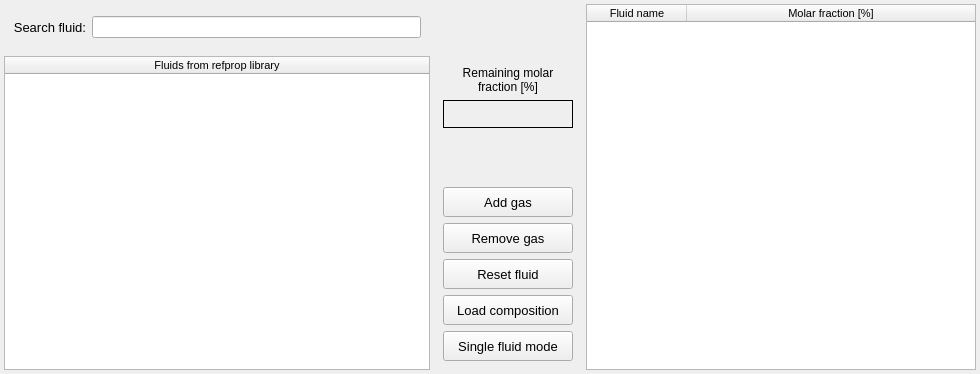
        <widget class="QWidget" name="scrollAreaWidgetContents">
         <property name="geometry">
          <rect>
           <x>0</x>
           <y>0</y>
           <width>980</width>
           <height>374</height>
          </rect>
         </property>
         <layout class="QGridLayout" name="gridLayout_2">
          <property name="leftMargin">
           <number>4</number>
          </property>
          <property name="topMargin">
           <number>4</number>
          </property>
          <property name="rightMargin">
           <number>4</number>
          </property>
          <property name="bottomMargin">
           <number>4</number>
          </property>
          <property name="spacing">
           <number>4</number>
          </property>
          <item row="0" column="2">
           <widget class="QTableWidget" name="tableWidget_new_fluid">
            <property name="minimumSize">
             <size>
              <width>390</width>
              <height>0</height>
             </size>
            </property>
            <property name="maximumSize">
             <size>
              <width>390</width>
              <height>16777215</height>
             </size>
            </property>
            <property name="font">
             <font>
              <family>MS Shell Dlg 2</family>
              <pointsize>8</pointsize>
             </font>
            </property>
            <property name="sizeAdjustPolicy">
             <enum>QAbstractScrollArea::SizeAdjustPolicy::AdjustToContents</enum>
            </property>
            <property name="editTriggers">
             <set>QAbstractItemView::EditTrigger::DoubleClicked|QAbstractItemView::EditTrigger::EditKeyPressed</set>
            </property>
            <property name="dragDropOverwriteMode">
             <bool>false</bool>
            </property>
            <property name="dragDropMode">
             <enum>QAbstractItemView::DragDropMode::DropOnly</enum>
            </property>
            <property name="alternatingRowColors">
             <bool>false</bool>
            </property>
            <property name="selectionBehavior">
             <enum>QAbstractItemView::SelectionBehavior::SelectItems</enum>
            </property>
            <property name="sortingEnabled">
             <bool>true</bool>
            </property>
            <attribute name="horizontalHeaderStretchLastSection">
             <bool>true</bool>
            </attribute>
            <column>
             <property name="text">
              <string>Fluid name</string>
             </property>
            </column>
            <column>
             <property name="text">
              <string>Molar fraction [%]</string>
             </property>
            </column>
           </widget>
          </item>
          <item row="0" column="1">
           <widget class="QFrame" name="frame_middle">
            <property name="minimumSize">
             <size>
              <width>140</width>
              <height>0</height>
             </size>
            </property>
            <property name="maximumSize">
             <size>
              <width>160</width>
              <height>16777215</height>
             </size>
            </property>
            <property name="frameShape">
             <enum>QFrame::Shape::NoFrame</enum>
            </property>
            <property name="frameShadow">
             <enum>QFrame::Shadow::Raised</enum>
            </property>
            <layout class="QGridLayout" name="gridLayout_18">
             <item row="3" column="0">
              <widget class="QLabel" name="label_remaining_composition">
               <property name="minimumSize">
                <size>
                 <width>130</width>
                 <height>28</height>
                </size>
               </property>
               <property name="maximumSize">
                <size>
                 <width>140</width>
                 <height>28</height>
                </size>
               </property>
               <property name="font">
                <font>
                 <pointsize>10</pointsize>
                 <italic>false</italic>
                </font>
               </property>
               <property name="styleSheet">
                <string notr="true">QLineEdit{color: rgb(0, 0, 0); background-color: rgb(250, 250, 250)}
QLineEdit:disabled{color: rgb(100, 100, 100); background-color: rgb(240, 240, 240)}</string>
               </property>
               <property name="frameShape">
                <enum>QFrame::Shape::Box</enum>
               </property>
               <property name="text">
                <string/>
               </property>
               <property name="alignment">
                <set>Qt::AlignmentFlag::AlignCenter</set>
               </property>
               <property name="wordWrap">
                <bool>true</bool>
               </property>
              </widget>
             </item>
             <item row="1" column="0">
              <spacer name="verticalSpacer_8">
               <property name="orientation">
                <enum>Qt::Orientation::Vertical</enum>
               </property>
               <property name="sizeHint" stdset="0">
                <size>
                 <width>20</width>
                 <height>40</height>
                </size>
               </property>
              </spacer>
             </item>
             <item row="5" column="0">
              <widget class="QPushButton" name="pushButton_add_gas">
               <property name="minimumSize">
                <size>
                 <width>130</width>
                 <height>30</height>
                </size>
               </property>
               <property name="maximumSize">
                <size>
                 <width>140</width>
                 <height>30</height>
                </size>
               </property>
               <property name="font">
                <font>
                 <pointsize>10</pointsize>
                </font>
               </property>
               <property name="styleSheet">
                <string notr="true"/>
               </property>
               <property name="text">
                <string>Add gas</string>
               </property>
              </widget>
             </item>
             <item row="9" column="0">
              <widget class="QPushButton" name="pushButton_fluid_configuration_mode">
               <property name="minimumSize">
                <size>
                 <width>130</width>
                 <height>30</height>
                </size>
               </property>
               <property name="maximumSize">
                <size>
                 <width>140</width>
                 <height>30</height>
                </size>
               </property>
               <property name="font">
                <font>
                 <pointsize>10</pointsize>
                </font>
               </property>
               <property name="styleSheet">
                <string notr="true"/>
               </property>
               <property name="text">
                <string>Single fluid mode</string>
               </property>
              </widget>
             </item>
             <item row="4" column="0">
              <spacer name="verticalSpacer_7">
               <property name="orientation">
                <enum>Qt::Orientation::Vertical</enum>
               </property>
               <property name="sizeHint" stdset="0">
                <size>
                 <width>20</width>
                 <height>40</height>
                </size>
               </property>
              </spacer>
             </item>
             <item row="8" column="0">
              <widget class="QPushButton" name="pushButton_load_composition">
               <property name="minimumSize">
                <size>
                 <width>130</width>
                 <height>30</height>
                </size>
               </property>
               <property name="maximumSize">
                <size>
                 <width>140</width>
                 <height>30</height>
                </size>
               </property>
               <property name="font">
                <font>
                 <pointsize>10</pointsize>
                </font>
               </property>
               <property name="styleSheet">
                <string notr="true"/>
               </property>
               <property name="text">
                <string>Load composition</string>
               </property>
              </widget>
             </item>
             <item row="6" column="0">
              <widget class="QPushButton" name="pushButton_remove_gas">
               <property name="minimumSize">
                <size>
                 <width>130</width>
                 <height>30</height>
                </size>
               </property>
               <property name="maximumSize">
                <size>
                 <width>140</width>
                 <height>30</height>
                </size>
               </property>
               <property name="font">
                <font>
                 <pointsize>10</pointsize>
                </font>
               </property>
               <property name="styleSheet">
                <string notr="true"/>
               </property>
               <property name="text">
                <string>Remove gas</string>
               </property>
              </widget>
             </item>
             <item row="2" column="0">
              <widget class="QLabel" name="label_title_remaining_fraction">
               <property name="minimumSize">
                <size>
                 <width>130</width>
                 <height>0</height>
                </size>
               </property>
               <property name="maximumSize">
                <size>
                 <width>140</width>
                 <height>36</height>
                </size>
               </property>
               <property name="font">
                <font>
                 <pointsize>9</pointsize>
                </font>
               </property>
               <property name="text">
                <string>Remaining molar 
fraction [%]</string>
               </property>
               <property name="alignment">
                <set>Qt::AlignmentFlag::AlignCenter</set>
               </property>
               <property name="wordWrap">
                <bool>true</bool>
               </property>
              </widget>
             </item>
             <item row="7" column="0">
              <widget class="QPushButton" name="pushButton_reset_fluid">
               <property name="minimumSize">
                <size>
                 <width>130</width>
                 <height>30</height>
                </size>
               </property>
               <property name="maximumSize">
                <size>
                 <width>140</width>
                 <height>30</height>
                </size>
               </property>
               <property name="font">
                <font>
                 <pointsize>10</pointsize>
                </font>
               </property>
               <property name="styleSheet">
                <string notr="true"/>
               </property>
               <property name="text">
                <string>Reset fluid</string>
               </property>
              </widget>
             </item>
            </layout>
           </widget>
          </item>
          <item row="0" column="0">
           <widget class="QFrame" name="frame_refprop_fluids">
            <property name="frameShape">
             <enum>QFrame::Shape::NoFrame</enum>
            </property>
            <property name="frameShadow">
             <enum>QFrame::Shadow::Plain</enum>
            </property>
            <property name="lineWidth">
             <number>0</number>
            </property>
            <layout class="QGridLayout" name="gridLayout_5">
             <property name="leftMargin">
              <number>0</number>
             </property>
             <property name="topMargin">
              <number>0</number>
             </property>
             <property name="rightMargin">
              <number>0</number>
             </property>
             <property name="bottomMargin">
              <number>0</number>
             </property>
             <item row="0" column="0">
              <widget class="QFrame" name="frame_search_fluids">
               <property name="frameShape">
                <enum>QFrame::Shape::NoFrame</enum>
               </property>
               <property name="frameShadow">
                <enum>QFrame::Shadow::Raised</enum>
               </property>
               <layout class="QGridLayout" name="gridLayout_7">
                <item row="0" column="1">
                 <widget class="QLineEdit" name="lineEdit_search_fluid"/>
                </item>
                <item row="0" column="0">
                 <widget class="QLabel" name="label_seach_fluid">
                  <property name="minimumSize">
                   <size>
                    <width>0</width>
                    <height>28</height>
                   </size>
                  </property>
                  <property name="maximumSize">
                   <size>
                    <width>140</width>
                    <height>28</height>
                   </size>
                  </property>
                  <property name="font">
                   <font>
                    <pointsize>10</pointsize>
                    <kerning>false</kerning>
                   </font>
                  </property>
                  <property name="text">
                   <string>Search fluid:</string>
                  </property>
                  <property name="alignment">
                   <set>Qt::AlignmentFlag::AlignRight|Qt::AlignmentFlag::AlignTrailing|Qt::AlignmentFlag::AlignVCenter</set>
                  </property>
                 </widget>
                </item>
               </layout>
              </widget>
             </item>
             <item row="1" column="0">
              <widget class="QTreeWidget" name="treeWidget_refprop_fluids">
               <property name="minimumSize">
                <size>
                 <width>390</width>
                 <height>0</height>
                </size>
               </property>
               <property name="maximumSize">
                <size>
                 <width>500</width>
                 <height>16777215</height>
                </size>
               </property>
               <property name="font">
                <font>
                 <family>MS Shell Dlg 2</family>
                 <pointsize>8</pointsize>
                </font>
               </property>
               <property name="toolTip">
                <string>&lt;html&gt;&lt;head/&gt;&lt;body&gt;&lt;p&gt;To add a new fluid to the mixture, you can either double-click or drag and drop.&lt;/p&gt;&lt;/body&gt;&lt;/html&gt;</string>
               </property>
               <property name="styleSheet">
                <string notr="true"/>
               </property>
               <property name="horizontalScrollBarPolicy">
                <enum>Qt::ScrollBarPolicy::ScrollBarAsNeeded</enum>
               </property>
               <property name="sizeAdjustPolicy">
                <enum>QAbstractScrollArea::SizeAdjustPolicy::AdjustIgnored</enum>
               </property>
               <property name="dragDropMode">
                <enum>QAbstractItemView::DragDropMode::DragOnly</enum>
               </property>
               <column>
                <property name="text">
                 <string>Fluids from refprop library</string>
                </property>
                <property name="textAlignment">
                 <set>AlignCenter</set>
                </property>
               </column>
              </widget>
             </item>
            </layout>
           </widget>
          </item>
         </layout>
        </widget>
